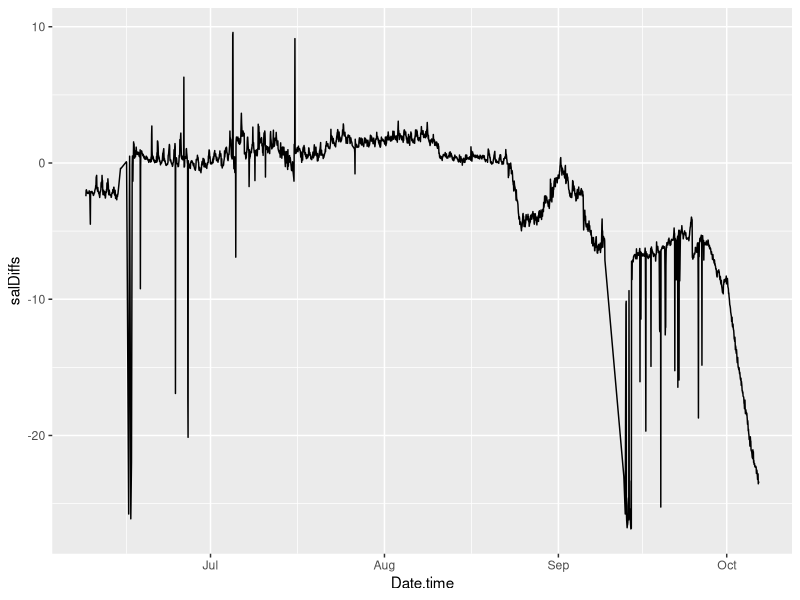
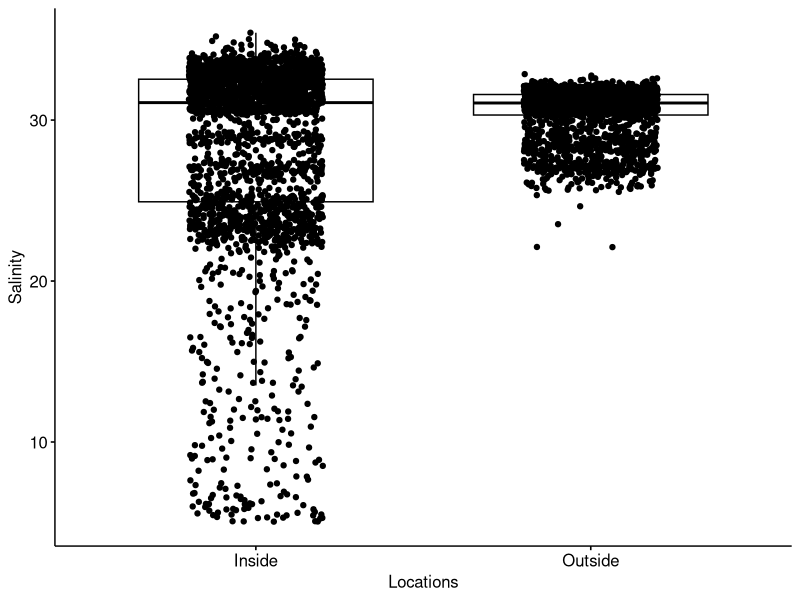

The R script that drew these images, in order: (Note: this script raises an error after producing the figures.)
#Bremen Oyster Data Statistical Tests
#Ruby Krasnow
#Last modified 6/24/23

library(tidyverse)
library(lubridate)
library(ggpubr)
library(rstatix)
# Salinity ----------------------------------------------------------------

#read data
hobo<-read.csv("hobo.csv")
hobo$Date.time<-mdy_hms(hobo$Date.time)

noAir<- hobo[hobo$High.sal>5,]

#Find hours when both sensors logged with no issues
Inside<-noAir[noAir$Location=="Inside",]
Outside<-noAir[noAir$Location=="Outside",]
InsideDates<-Inside$Date.time
OutsideDates<-Outside$Date.time
commonDates<-base::intersect(InsideDates, OutsideDates)
common<-noAir[(noAir$Date.time %in% commonDates),]

InsideCommon<-common[common$Location=='Inside',]
OutsideCommon<-common[common$Location=='Outside',]

common2<- left_join(InsideCommon, OutsideCommon, by="Date.time")

common2 <- common2 %>% 
  mutate(salIn = High.sal.x,
         salOut = High.sal.y,
         tempIn = Temp.x,
         tempOut = Temp.y,
         .keep = "unused") %>% 
  select(-c("Location.x", "Location.y")) 

common2<- common2 %>% 
  mutate(salDiffs = salIn - salOut)

ggplot(common2, aes(x=Date.time, y=salDiffs))+geom_line()
mean(common2$salDiffs)
mean(common2$salIn)

bxp <- ggboxplot(
  common, x = "Location", y = "High.sal", 
  ylab = "Salinity", xlab = "Locations", add = "jitter"
)
bxp

common %>%
  group_by(Location) %>%
  identify_outliers(High.sal)


common %>%
  group_by(Location) %>%
  shapiro_test(High.sal)

commonSalInside2 <- InsideCommon %>%
  select(Location, Date.time, High.sal) %>%
  mutate(daily_sal_avg= rollmean(High.sal, k = 24, fill = NA))

commonSalOutside2 <- OutsideCommon %>%
  select(Location, Date.time, High.sal) %>%
  mutate(out_sal_daily_avg= rollmean(High.sal, k = 24, fill = NA))

both_sal_rolling<-c(commonSalInside2$daily_sal_avg, commonSalOutside2$out_sal_daily_avg)
common$sal_rolling<-both_sal_rolling

avgIn <- commonSalInside2$daily_sal_avg
avgOut <- commonSalOutside2$out_sal_daily_avg
date <- commonSalInside2$Date.time
  
sal<- tibble(date, avgIn, avgOut)
sal<- sal %>% 
  mutate(avgSalDiff = avgIn - avgOut)

summer <- sal %>% 
  filter(date < "2022-09-01 01:00:00")

ggplot(summer, aes(x=date, y=avgSalDiff))+geom_line()

commonSummer <- common %>% 
  filter(Date.time < "2022-09-01 01:00:00")

stat.test <- commonSummer  %>%
  sign_test(sal_rolling ~ Location) %>%
  add_significance()
stat.test

commonSummer %>% 
  group_by(Location) %>% 
get_summary_stats(sal_rolling)
